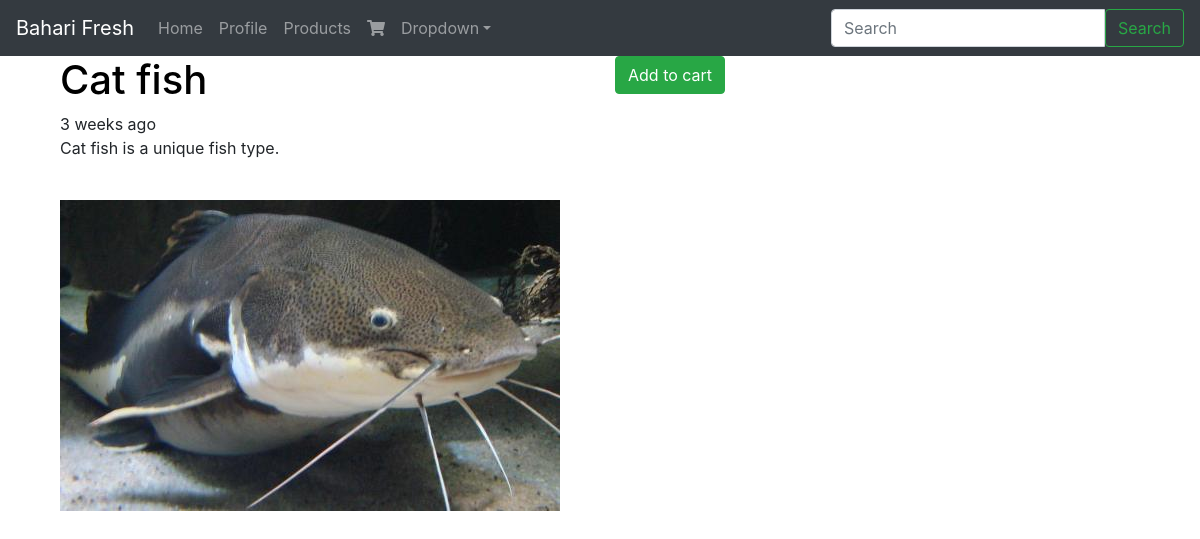
The page /list/cat-fish/ on the database its author committed.
### products/models.py (models this page shows, shortened)
class Product(models.Model):
    title = models.CharField(max_length=100)
    slug = models.SlugField(blank=True, unique=True)
    description = models.TextField(max_length=500, blank=True, default="Enter your Products description")
    price = models.DecimalField(max_digits=10,default=135.00,decimal_places=2)
    image = models.ImageField(upload_to=upload_image_path,null=True,blank=True)
    featured = models.BooleanField(default=False)
    active = models.BooleanField(default=True)
    timestamp = models.DateTimeField(auto_now_add=True)
    objects = ProductManager()

### products/views.py (the view)
# urls.py: re_path('(?P<slug>[\w-]+)/$', products_views.ProductDetailSlugView.as_view(), name='detail'),
class ProductDetailSlugView(DetailView):
    queryset = Product.objects.all()
    template_name = "products/detail.html"
    def get_context_data(self, *args, **kwargs):
        context = super(ProductDetailSlugView, self).get_context_data(*args, **kwargs)
        cart_obj, new_obj = Cart.objects.new_or_get(self.request)
        context['cart'] = cart_obj
        return context
    def get_object(self, *args, **kwargs):
        request = self.request
        slug = self.kwargs.get('slug')
        try:
            instance = Product.objects.get(slug=slug, active=True)
        except Product.DoesNotExist:
            raise Http404("Not found..")
        except Product.MultipleObjectsReturned:
            qs = Product.objects.filter(slug=slug, active=True)
            instance = qs.first()
        except:
            raise Http404("Uhhmmm ")
        return instance

### carts/models.py (called while the page is built)
def pre_save_cart_receiver(sender,instance,*args,**kwargs):
	if instance.subtotal > 0:
		instance.total = instance.subtotal + 10
	else:
		instance.total = 0

	def new_or_get(self,request):
		cart_id = request.session.get("cart_id",None)
		qs = self.get_queryset().filter(id=cart_id)
		if qs.count() == 1:
			new_obj = False
			cart_obj = qs.first()
			if request.user.is_authenticated and cart_obj.user is None:
				cart_obj.user = request.user
				cart_obj.save()
		else:
			cart_obj = Cart.objects.new(user=request.user)
			new_obj = True
			request.session['cart_id'] = cart_obj.id
		return cart_obj, new_obj

	def new(self, user=None):
		user_obj = None
		if user is not None:
			if user.is_authenticated:
				user_obj = user
		return self.model.objects.create(user=user_obj)

### products/models.py (called while the page is built)
    def active(self):
        return self.filter(active=True)

    def get_queryset(self):
        return ProductQuerySet(self.model, using=self._db)

    def all(self):
        return self.get_queryset().active()

### profiles/templates/products/detail.html
{% extends 'base.html' %}
{% load static %}
{% block content %}
<div class="container">
	<div class="row">
		<div class="col-12 col-md-6">
			<h1>{{ object.title }}</h1>
			{{ object.timestamp |timesince }} ago
			{{ object.description | linebreaks }}<br>
			{% if object.image %}
			<img src="{{ object.image.url }}" class="img-fluid">
			{% endif %}
		</div>
		<div class="col-12 col-md-6">
			{% include 'products/snippets/update-cart.html' with product=object carts=cart %}
		</div>
	</div>
</div>
{% endblock %}

### static/static/css/jumbotron.css (style rules this page uses)
body { padding-top: 3.5rem; }

### static/static/css/main.css (style rules this page uses)
h1 { color:black; }

### rows shown on the page
Product: title "Cat fish", timestamp "3 weeks", description "Cat fish is a unique fish type.", image (picture)
